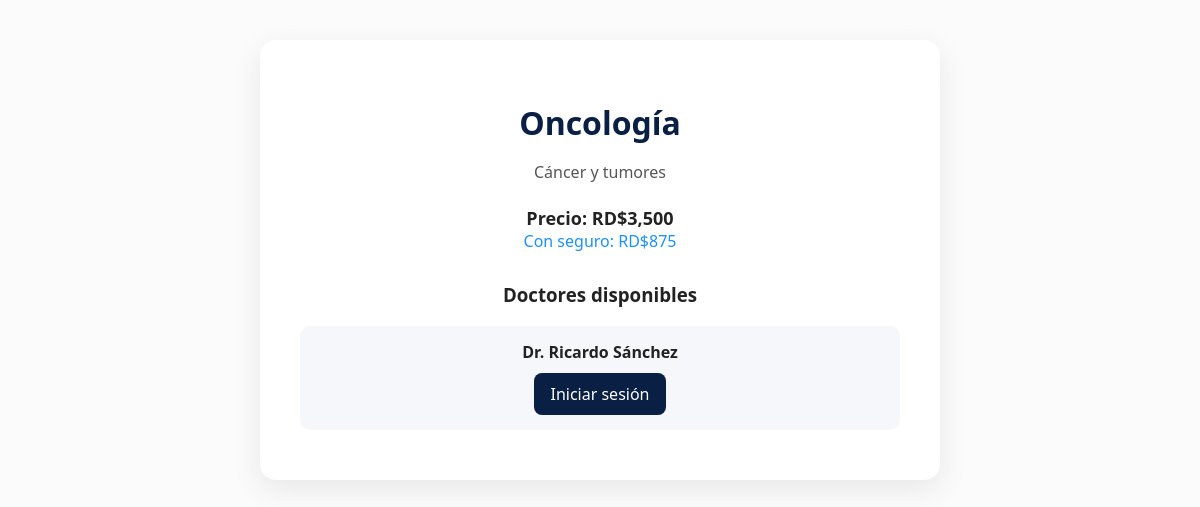
The page /especialidades/ver.php?id=6 on the database as committed earlier.
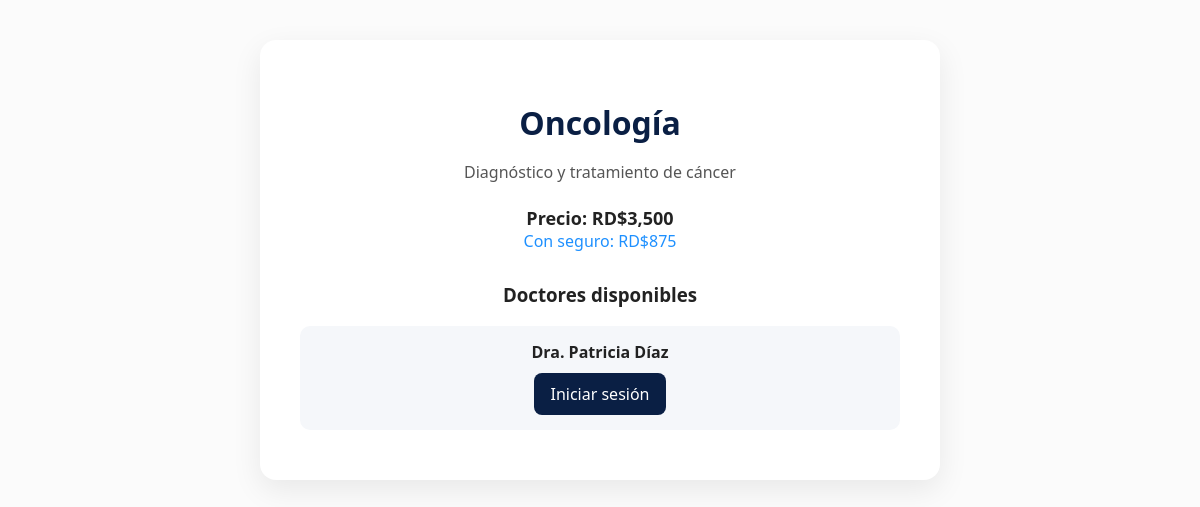
The same page on the database as committed later.
### tables this page shows
CREATE TABLE especialidades (
    id INT AUTO_INCREMENT PRIMARY KEY,
    nombre VARCHAR(100) NOT NULL,
    descripcion TEXT,
    precio DECIMAL(10,2) NOT NULL
);

CREATE TABLE doctores (
    id INT AUTO_INCREMENT PRIMARY KEY,
    nombre VARCHAR(100) NOT NULL,
    id_especialidad INT,
    FOREIGN KEY (id_especialidad) REFERENCES especialidades(id)
);

### especialidades/ver.php (the view, shortened to what this page needs)
<?php
require_once("../config/db.php");
$id = $_GET['id'];
$stmt = $pdo->prepare("SELECT * FROM especialidades WHERE id = ?");
$stmt->execute([$id]);
$esp = $stmt->fetch();
$stmt = $pdo->prepare("SELECT * FROM doctores WHERE id_especialidad = ?");
$stmt->execute([$id]);
$doctores = $stmt->fetchAll();
?>
<!DOCTYPE html>
<html>
<head>
<link rel="stylesheet" href="../assets/css/style.css">
</head>
<body>
<div class="detalle-container">
    <div class="detalle-box">
        <h1><?php echo $esp['nombre']; ?></h1>
        <p><?php echo $esp['descripcion']; ?></p>
        <div class="precio">
            Precio: RD$<?php echo number_format($esp['precio']); ?>
        </div>
        <div class="seguro">
            Con seguro: RD$<?php echo number_format($esp['precio'] * 0.25); ?>
        </div>
        <div class="doctores">
            <h3 style="text-align:center; margin-top:25px;">Doctores disponibles</h3>
            <?php if($doctores): ?>
                <?php foreach($doctores as $doc): ?>
                    <div class="doctor">
                        <strong><?php echo $doc['nombre']; ?></strong><br>
                        <?php if(isset($_SESSION['usuario'])): ?>
                            <a href="../user/agendar.php?doctor=<?php echo $doc['id']; ?>" class="btn">
                                Agendar cita
                            </a>
                        <?php else: ?>
                            <a href="../auth/login.php" class="btn">
                                Iniciar sesión
                            </a>
                        <?php endif; ?>
                    </div>
                <?php endforeach; ?>
            <?php else: ?>
                <p style="text-align:center;">No hay doctores disponibles.</p>
            <?php endif; ?>
        </div>
    </div>
</div>
</body>
</html>

Rows that differ between the two databases and show on the page:
no longer on this page (row edited): doctores: nombre "Dr. Ricardo Sánchez"
changed especialidades "Oncología": descripcion "Cáncer y tumores" → "Diagnóstico y tratamiento de cáncer"
now on this page (row edited): doctores: nombre "Dra. Patricia Díaz"
